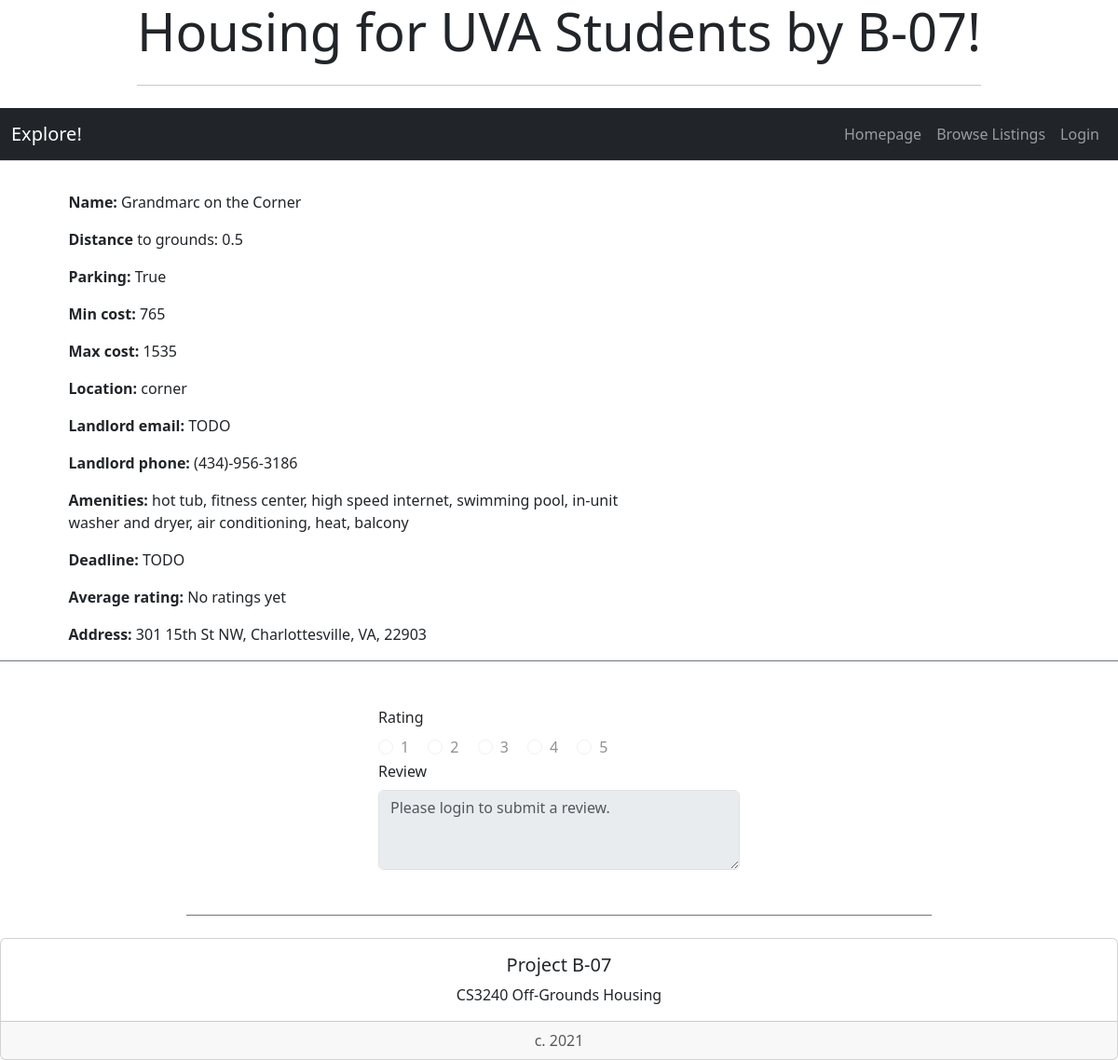
Page /housing/11/ on the earlier database version.
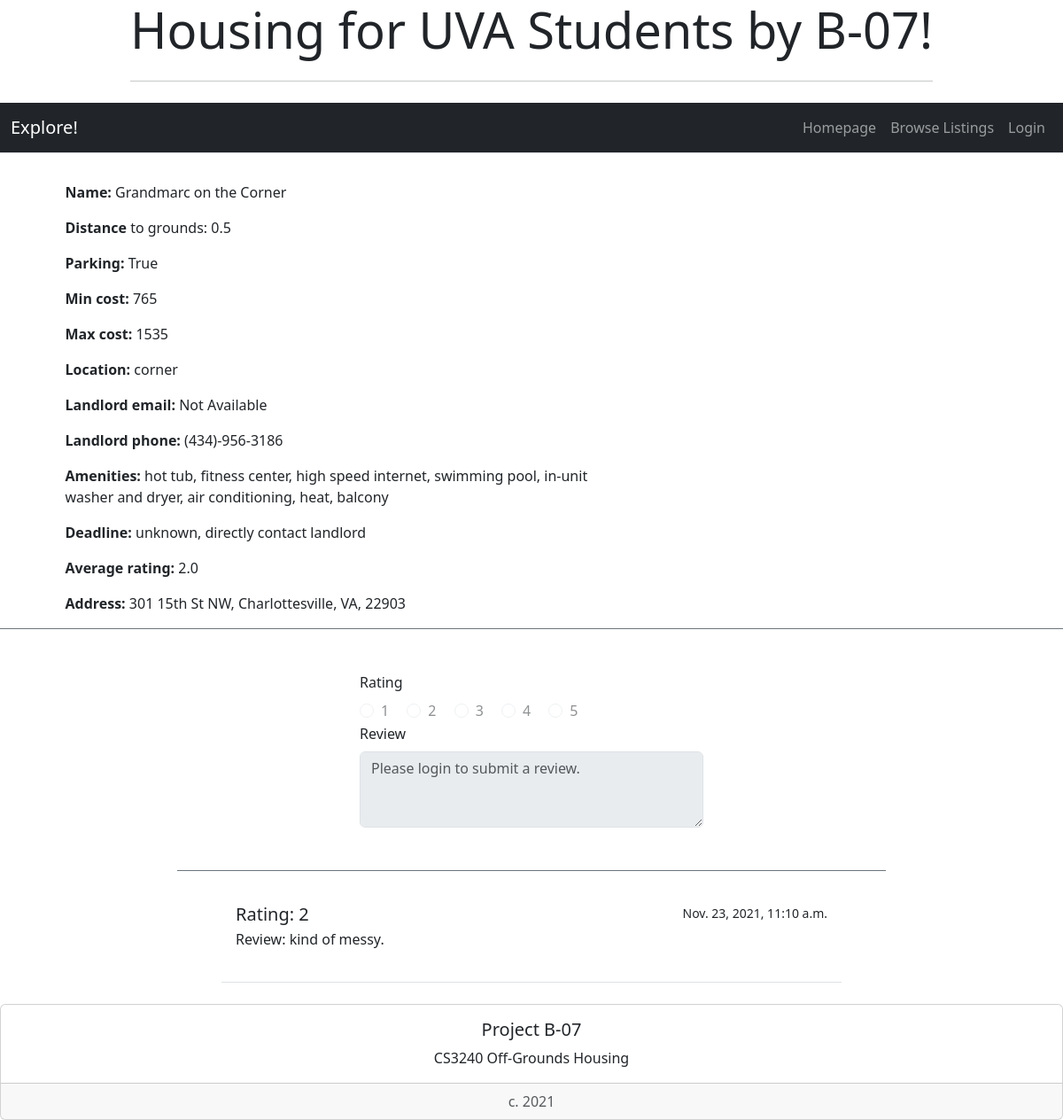
Same page on the later database version.
### housing/models.py (models this page shows, shortened)
class StudentHousing(models.Model):
    name = models.CharField(max_length=200)
    distToGrounds = models.FloatField(default=0)
    parking = models.BooleanField()
    minCost = models.IntegerField(default=0)
    maxCost = models.IntegerField(default=0)
    location = models.TextField(max_length=200, null=True)
    landlordEmail = models.CharField(max_length=200, null=True)
    landlordPhone = models.CharField(max_length=200, null=True)
    amenities = models.TextField(max_length=200, null=True)
    deadline = models.CharField(max_length=200, null=True)
    averageRating = models.FloatField(default=0)
    address = models.TextField(max_length=200, null=True)
    image = models.ImageField(blank=True, null=True) #makes it optional to include an image
    lat = models.FloatField(blank=True, null=True) #leave blank
    long = models.FloatField(blank=True, null=True) #leave blank

class Review(models.Model):
    house = models.ForeignKey(StudentHousing, on_delete=models.CASCADE)
    rating = models.IntegerField(default=0)
    comment = models.TextField(max_length=200, default="")
    pub_date = models.DateTimeField('date published')

### housing/views.py (the view)
# urls.py: path('<int:pk>/', views.DetailView.as_view(), name='detail'),
class DetailView(generic.DetailView):
    model = StudentHousing
    template_name = 'housing/studentHousingOption.html'
    def get_queryset(self):
        return StudentHousing.objects

### housing/templates/housing/studentHousingOption.html (shortened to what the changed rows need)
<!doctype html>
<link href='https://api.mapbox.com/mapbox-gl-js/v2.3.1/mapbox-gl.css' rel='stylesheet' /> {% load bootstrap5 %} {% bootstrap_css %} {% bootstrap_javascript %} {% load socialaccount %}
<div class="container">
    <div class="col d-flex justify-content-center">
        <div class="jumbotron">
            <h1 class="display-4">Housing for UVA Students by B-07!</h1>
        </div>
    </div>
</div>
{% if studenthousing %}
    <div class="row border-bottom border-secondary">
        <div class="col-sm-7">
             <div class="offset-sm-1">
                <div class="card border-0">
                    <div class="card-body">
                        <p class='card-text'><b>Name: </b>{{ studenthousing.name }}</p>
                        <p class='card-text'><b>Distance </b>to grounds: {{ studenthousing.distToGrounds }}</p>
                        <p class='card-text'><b>Parking: </b>{{ studenthousing.parking }}</p>
                        <p class='card-text'><b>Min cost: </b>{{ studenthousing.minCost }}</p>
                        <p class='card-text'><b>Max cost: </b>{{ studenthousing.maxCost }}</p>
                        <p class='card-text'><b>Location: </b>{{ studenthousing.location }}</p>
                        <p class='card-text'><b>Landlord email: </b>{{ studenthousing.landlordEmail }}</p>
                        <p class='card-text'><b>Landlord phone: </b>{{ studenthousing.landlordPhone }}</p>
                        <p class='card-text'><b>Amenities: </b>{{ studenthousing.amenities }}</p>
                        <p class='card-text'><b>Deadline: </b>{{ studenthousing.deadline }}</p>
                        {% if studenthousing.averageRating == 0.0 %}
                            <p class='card-text'><b>Average rating: </b>No ratings yet</p>
                        {% else %}
                            <p class='card-text'><b>Average rating: </b>{{ studenthousing.averageRating }}</p>
                        {% endif %}
                        <p class='card-text'><b>Address: </b>{{ studenthousing.address }}</p>
                    </div>
                </div>
            </div>
        </div>
        <div class="col-sm-5">
            <div class="col-sm-11">
                <div class="card border-0">
                    <div class="card-body">
                        <div id='map' style='width: 500px; height: 400px; margin: auto'></div>
                    </div>
                </div>
            </div>
        </div>
    </div>
{% else %}
<p>No housing details are available.</p>
{% endif %}<br>
<div class="list-group list-group-flush">
    {% for review in studenthousing.review_set.all %}
    <div class="list-group-item" style="margin-left: 250px; margin-right: 250px; margin-top: 5px;">
        <div class="d-flex w-100 justify-content-between">
            <h5 class="mb-1">Rating: {{review.rating}}</h5>
            <small>{{review.pub_date}}</small>
        </div>
        <p class="mb-1">Review: {{review.comment}}<br><br></p>
    </div><br> {% endfor %}
</div>

Differences in the rows shown:
changed StudentHousing "Grandmarc on the Corner": landlordEmail "TODO" → "Not Available"; deadline "TODO" → "unknown, directly contact landlord"; averageRating (not shown) → "2.0"
added Review: rating "2", pub_date "Nov. 23, 2021, 11:10 a.m.", comment "kind of messy."
Other differences:
text no longer shown: "No ratings yet"
